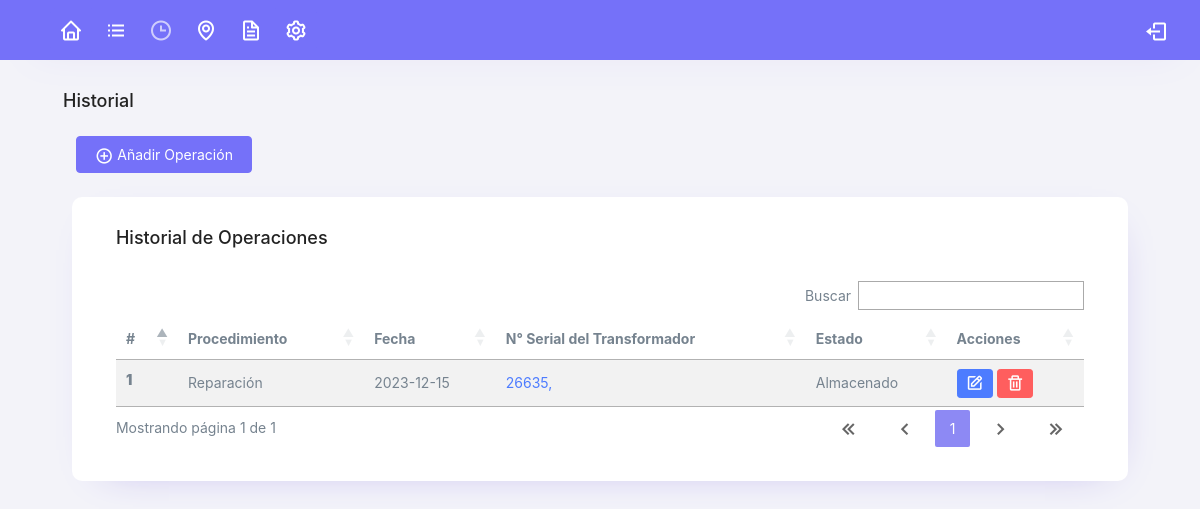
The app's page /historial (signed in) with its own data.
### tables this page shows
CREATE TABLE `operaciones` (
  `id` int(11) NOT NULL,
  `O_Codigo` varchar(255) NOT NULL,
  `O_Procedimiento` varchar(255) NOT NULL,
  `O_Fecha` date NOT NULL,
  `O_Equipo` varchar(255) NOT NULL,
  `O_Municipio` varchar(255) NOT NULL,
  `O_EstadoActual` varchar(255) NOT NULL
);

### libraries/core/views.php (called while the page is built)
<?php
    class views {
        function getView($controller, $view) {
            $controller = get_class($controller);
            if($controller == "home") {
                $view = "views/" . $view . ".php";
            } else {
                $view = "views/" . $controller . "/" . $view . ".php";
            }
            require_once($view);
        }
    }
?>

### controllers/historial.php (called while the page is built, shortened)
<?php
    class historial extends controllers {
        public function historial($params) {
            $this->views->getView($this, "historial");
        }
    }
?>

### index.php (called while the page is built, shortened)
<?php
    require_once("libraries/core/load.php");
?>

### conexiones/funciones.php (called while the page is built, shortened)
<?php
    function connect() {
        $servername = "localhost";
        $dbname = "sistema-corpoelec";
        $username = "root";
        $password = "";
        $conn = new PDO("mysql:host=$servername;dbname=$dbname", $username, $password);
        $conn->setAttribute(PDO::ATTR_ERRMODE, PDO::ERRMODE_EXCEPTION);
        return $conn;
    }
?>

### views/historial/historial.php (the view, shortened to what this page needs)
<!DOCTYPE html>
<html lang="en">
<head>
  <?php include "./modulos/links.php"; ?>
</head>
<body style="width: 100vw;">
  <?php include "./modulos/menu.php"; ?>
  <div class="container-fluid mt-0 flex-grow-1 container-p-y ml-5 w-50">
    <h4 class="fw-bold mb-0 w-50">Historial</h4>
  </div>
  <div class="container-fluid p-4">
    <div id="accordion-one" class="accordion">
      <div class="d-flex flex-row justify-content-space ml-5">
        <button class="mb-0 btn btn-primary mx-1" data-toggle="collapse" data-target="#collapseOne" aria-expanded="true" aria-controls="collapseOne"><i class="bx bx-plus-circle text-white"></i> Añadir Operación</button>
      </div>
    </div>
    <div class="col-lg-11 mx-auto mt-4 card">
      <div class="card-body">
        <div class="card-title">
          <h4>Historial de Operaciones</h4>
        </div>
        <div class="table-responsive">
          <table class="table table-striped table-hover" id="table">
            <thead>
              <tr>
                <th>#</th>
                <th>Procedimiento</th>
                <th>Fecha</th>
                <th>N° Serial del Transformador</th>
                <th>Estado</th>
                <?php
                  if($_SESSION['tipo'] == "Administrador") {
                    echo '<th>Acciones</th>';
                  }
                ?>
              </tr>
            </thead>
            <tbody>
              <?php
                include "./conexiones/funciones.php";
                $result = connect()->query("SELECT * FROM operaciones");
                $num = 1;
                while ($rows = $result->fetch()) {
                  echo"<tr>
                        <th> <strong>" . $num++ . "</strong></th>
                        <td>" . $rows['O_Procedimiento'] . "</td>
                        <td>" . $rows['O_Fecha'] . "</td>
                        <td><a class='text-info' href='transformador?serial=" . $rows['O_Equipo'] . "'>" . $rows['O_Equipo'] . "</a></td>
                        <td>" . $rows['O_EstadoActual'] . "</td>
                        ";
                        if($_SESSION['tipo'] == "Administrador") {
                        echo "<td class='mt-0'>
                          <a class='btn btn-sm btn-info' href='editar?operacion=" . $rows['O_Codigo'] . "'>
                            <span class='tf-icons bx bx-edit text-white'></span>
                          </a>
                          <a class='btn btn-sm btn-danger' href='delete?operacion=" . $rows['O_Codigo'] . "'>
                            <span class='tf-icons bx bx-trash text-white'></span>
                          </a>
                        </td>";
                        }
                      echo "</tr>";
                };
              ?>
            </tbody>
          </table>
        </div>
      </div>
    </div>
  </div>
</body>
</html>

### assets/css/estilos.css (style rules this page uses)
* { font-family: "Public Sans", -apple-system, BlinkMacSystemFont, "Segoe UI", "Oxygen", "Ubuntu", "Cantarell", "Fira Sans", "Droid Sans", "Helvetica Neue", sans-serif;; }
.container-fluid { width: 100%; padding-right: 15px; padding-left: 15px; margin-right: auto; margin-left: auto; }

### assets/extras/datatables/datatables.css (style rules this page uses)
table.dataTable thead > tr > th.sorting, table.dataTable thead > tr > th.sorting_asc, table.dataTable thead > tr > th.sorting_desc, table.dataTable thead > tr > th.sorting_asc_disabled, table.dataTable thead > tr > th.sorting_desc_disabled, table.dataTable thead > tr > td.sorting, table.dataTable thead > tr > td.sorting_asc, table.dataTable thead > tr > td.sorting_desc, table.dataTable thead > tr > td.sorting_asc_disabled, table.dataTable thead > tr > td.sorting_desc_disabled { cursor: pointer; position: relative; padding-right: 26px; }
table.dataTable thead > tr > th.sorting:before, table.dataTable thead > tr > th.sorting:after, table.dataTable thead > tr > th.sorting_asc:before, table.dataTable thead > tr > th.sorting_asc:after, table.dataTable thead > tr > th.sorting_desc:before, table.dataTable thead > tr > th.sorting_desc:after, table.dataTable thead > tr > th.sorting_asc_disabled:before, table.dataTable thead > tr > th.sorting_asc_disabled:after, table.dataTable thead > tr > th.sorting_desc_disabled:before, table.dataTable thead > tr > th.sorting_desc_disabled:after, table.dataTable thead > tr > td.sorting:before, table.dataTable thead > tr > td.sorting:after, table.dataTable thead > tr > td.sorting_asc:before, table.dataTable thead > tr > td.sorting_asc:after, table.dataTable thead > tr > td.sorting_desc:before, table.dataTable thead > tr > td.sorting_desc:after, table.dataTable thead > tr > td.sorting_asc_disabled:before, table.dataTable thead > tr > td.sorting_asc_disabled:after, table.dataTable thead > tr > td.sorting_desc_disabled:before, table.dataTable thead > tr > td.sorting_desc_disabled:after { position: absolute; display: block; opacity: 0.125; right: 10px; line-height: 9px; font-size: 0.8em; }
table.dataTable thead > tr > th.sorting:before, table.dataTable thead > tr > th.sorting_asc:before, table.dataTable thead > tr > th.sorting_desc:before, table.dataTable thead > tr > th.sorting_asc_disabled:before, table.dataTable thead > tr > th.sorting_desc_disabled:before, table.dataTable thead > tr > td.sorting:before, table.dataTable thead > tr > td.sorting_asc:before, table.dataTable thead > tr > td.sorting_desc:before, table.dataTable thead > tr > td.sorting_asc_disabled:before, table.dataTable thead > tr > td.sorting_desc_disabled:before { bottom: 50%; content: "▲"; }
table.dataTable thead > tr > th.sorting:after, table.dataTable thead > tr > th.sorting_asc:after, table.dataTable thead > tr > th.sorting_desc:after, table.dataTable thead > tr > th.sorting_asc_disabled:after, table.dataTable thead > tr > th.sorting_desc_disabled:after, table.dataTable thead > tr > td.sorting:after, table.dataTable thead > tr > td.sorting_asc:after, table.dataTable thead > tr > td.sorting_desc:after, table.dataTable thead > tr > td.sorting_asc_disabled:after, table.dataTable thead > tr > td.sorting_desc_disabled:after { top: 50%; content: "▼"; }
table.dataTable thead > tr > th.sorting_asc:before, table.dataTable thead > tr > th.sorting_desc:after, table.dataTable thead > tr > td.sorting_asc:before, table.dataTable thead > tr > td.sorting_desc:after { opacity: 0.6; }
table.dataTable thead th, table.dataTable thead td, table.dataTable tfoot th, table.dataTable tfoot td { text-align: left; }
table.dataTable { width: 100%; margin: 0 auto; clear: both; border-collapse: separate; border-spacing: 0; }
table.dataTable thead th, table.dataTable tfoot th { font-weight: bold; }
table.dataTable thead th, table.dataTable thead td { padding: 10px; border-bottom: 1px solid rgba(0, 0, 0, 0.3); }
table.dataTable tbody tr { background-color: transparent; }
table.dataTable tbody th, table.dataTable tbody td { padding: 8px 10px; }
table.dataTable.no-footer { border-bottom: 1px solid rgba(0, 0, 0, 0.3); }
table.dataTable th, table.dataTable td { box-sizing: content-box; }

### records on screen
operaciones: O_Procedimiento "Reparación", O_Fecha "2023-12-15", O_Equipo "26635,", O_EstadoActual "Almacenado"
